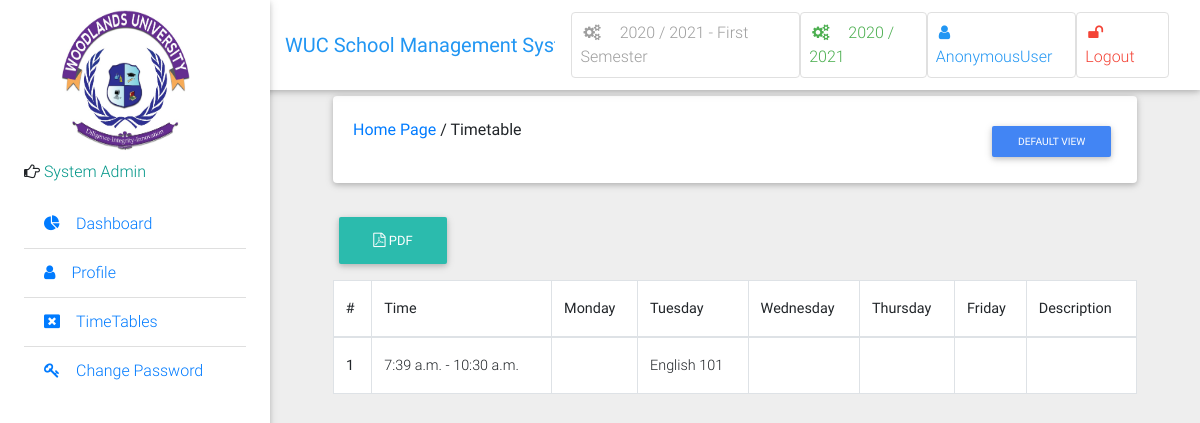
/timetable/by_day, run on an earlier commit of the app's database.
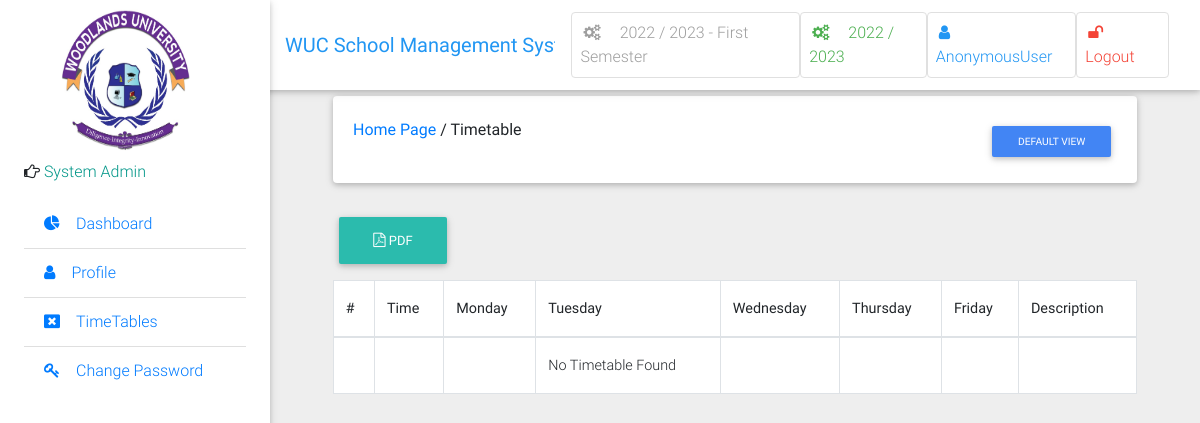
And on a later commit of the database.
### school/models.py (models this page shows, shortened)
class Semester(models.Model):
    semester = models.CharField(max_length=10, choices=SEMESTER, blank=True)
    is_current_semester = models.BooleanField(default=False, blank=True, null=True)
    session = models.ForeignKey(Session, on_delete=models.CASCADE, blank=True, null=True)
    next_semester_begins = models.DateField(null=True, blank=True)
    def __str__(self):
        return str(self.session) + ' - ' + str(self.semester)

class Session(models.Model):
    session = models.CharField(max_length=200, unique=True)
    is_current_session = models.BooleanField(default=False, blank=True, null=True)
    next_session_begins = models.DateField(blank=True, null=True)
    def __str__(self):
        return self.session

class Timetable(models.Model):
    course = models.ForeignKey(Course, on_delete=models.CASCADE)
    day = models.CharField('Day', choices=DAYS, max_length=20)
    start_time = models.TimeField('Start Time', )
    end_time = models.TimeField('End Time', )
    venue = models.CharField('Venue', max_length=200, null=True, blank=True, help_text='Optional')
    description = models.CharField('Description', max_length=200, null=True, blank=True, help_text='Optional')

class Course(models.Model):
    courseTitle = models.CharField(max_length=200)
    courseCode = models.CharField(max_length=200, unique=True)
    courseUnit = models.CharField(max_length=200)
    description = models.TextField(max_length=200, blank=True)
    level = models.ForeignKey(Level, verbose_name='Grade', default='', on_delete=models.CASCADE)
    semester = models.ForeignKey(Semester, on_delete=models.CASCADE)
    is_elective = models.BooleanField(default=False, blank=True, null=True)

### school/views.py (the view)
# urls.py: path('timetable/by_day', views.timetable_by_day, name='timetable_by_day'),
def timetable_by_day(request):
    timetables = Timetable.objects.all()
    return render(request, 'administrator/timetable_by_day.html',
                  {
                      'timetables': timetables,
                  })

### school/context_processors.py (called while the page is built)
def session_processor(request):
	current_session = Session.objects.get(is_current_session=True)
	return {"current_session": current_session}

def semester_processor(request):
	current_semester = Semester.objects.get(is_current_semester=True)
	return {"current_semester": current_semester}

### school/templates/administrator/timetable_by_day.html (shortened to what this page needs)
{% extends 'school/base.html' %}
{% block side_bar %}
    {% include 'school/partial_active_element.html' with active='course_list' %}
{% endblock side_bar %}
{% block content %}
    <div class="container-fluid mt-5">
        <div class="card mb-4 wow fadeIn">
            <div class="card-body d-sm-flex justify-content-between">
                <h6 class="mb-2 mb-sm-0 pt-1">
                    <a href="/">Home Page</a>
                    <span>/</span>
                    <span>Timetable</span>
                </h6>
                <h6 class="mb-2 mb-sm-0 pt-1">
                    <a href="{% url 'timetable_all' %}" class="btn btn-primary btn-sm">Default View</a>
                </h6>
            </div>
        </div>
        {% if not request.user.is_superuser %}
            <h6 class="mb-2 mb-sm-0 pt-1">
                <a class="btn btn-default btn-rounded mb-3" href="{% url 'timetable_all_report' %}"
                   class="btn btn-default btn-rounded mb-4">
                    <i class="fa fa-file-pdf-o" aria-hidden="true"></i> PDF
                </a>
            </h6>
        {% endif %}
        <div class="table-wrapper-scroll-y">
            <table class="table table-bordered" style="background-color: white">
                <thead>
                <tr>
                    <th scope="col">#</th>
                    <th scope="col">Time</th>
                    <th scope="col">Monday</th>
                    <th scope="col">Tuesday</th>
                    <th scope="col">Wednesday</th>
                    <th scope="col">Thursday</th>
                    <th scope="col">Friday</th>
                    <th scope="col">Description</th>
                </tr>
                </thead>
                {% for timetable in timetables %}
                    <tbody>
                    <tr>
                        <th scope="row">{{ forloop.counter }}</th>
                        <td>{{ timetable.start_time }} - {{ timetable.end_time }}</td>
                        {% if timetable.day == 'Mon' %}
                            <td></td>
                            <td>{{ timetable.course.courseTitle }} {{ timetable.course.courseCode }}</td>
                            <td></td>
                            <td></td>
                            <td></td>
                            <td></td>
                        {% endif %}
                    </tr>
                    </tbody>
                {% empty %}
                    <tbody>
                    <tr>
                        <td></td>
                        <td></td>
                        <td></td>
                        <td>
          <span class="text-center">
          No Timetable Found
          </span>
                        </td>
                        <td></td>
                        <td></td>
                        <td></td>
                    </tr>
                    </tbody>
                {% endfor %}
            </table>
        </div>
    </div>
    <br>
{% endblock %}

### school/templates/school/base.html (shortened to what this page needs)
{% load static %}
<!DOCTYPE html>
<html lang="en">
<head>
    <link rel="stylesheet" href="https://cdn.datatables.net/1.10.20/css/jquery.dataTables.min.css">
    <link rel="stylesheet" href="https://cdn.datatables.net/buttons/1.6.1/css/buttons.dataTables.min.css">
    <link rel="stylesheet" href="https://maxcdn.bootstrapcdn.com/font-awesome/4.7.0/css/font-awesome.min.css">
    <link href="{% static 'school/css/bootstrap.min.css' %}" rel="stylesheet">
    <link href="{% static 'school/css/mdb.min.css' %}" rel="stylesheet">
    <link href="{% static 'school/css/style.css' %}" rel="stylesheet">
    <link rel="stylesheet" type="text/css" href="https://cdn.datatables.net/1.10.20/css/jquery.dataTables.css">
{% include 'school/small-screen-navbar.html'%}
</head>
<body class="grey lighten-3">
<header>
    <nav class="navbar fixed-top navbar-expand-lg navbar-light white scrolling-navbar">
        <div class="container-fluid">
            <a class="navbar-brand waves-effect" href="/">
                <strong class="blue-text">WUC School Management System</strong>
            </a>
            <div class="collapse navbar-collapse" id="navbarSupportedContent">
                <ul class="navbar-nav nav-flex-icons">
                    <li class="nav-item">
                        <a href="{% if request.user.is_superuser %}{% url 'manage_semester' %}{% else %}#{% endif %}"
                           class="nav-link border border-light grey-text rounded waves-effect">
                            <i class="fa fa-cogs mr-3"></i>{{ current_semester }} Semester
                        </a>
                    </li>
                    <li class="nav-item">
                        <a href="{% if request.user.is_superuser %}{% url 'manage_session' %}{% else %}#{% endif %}"
                           class="nav-link border border-light green-text rounded waves-effect">
                            <i class="fa fa-cogs mr-3"></i>{{ current_session }}
                        </a>
                    </li>
                    <li class="nav-item">
                        <a href="{% url 'profile' %}"
                           class="nav-link border border-light rounded waves-effect blue-text">
                            <i class="fa fa-user mr-3"></i>{{ user|capfirst }}
                        </a>
                    </li>
                    <li class="nav-item">
                        <a href="/accounts/logout/" class="nav-link border border-light rounded waves-effect red-text">
                            <i class="fa fa-unlock mr-3"></i>Logout
                        </a>
                    </li>
                </ul>
            </div>
        </div>
    </nav>
    <div class="sidebar-fixed position-fixed">
        <img src="{% static 'img/logo.jpg' %}" id="icon" class="logo" style="margin-left: 30px; height: 160px;">
        {% if request.user.is_lecturer %}
            <p><i class="fa fa-hand-o-right" aria-hidden="true"></i>
                <span class="teal-text text-center"> Lecturer</span></p>
        {% elif request.user.is_student %}
            <p><i class="fa fa-hand-o-right" aria-hidden="true"></i>
                <span class="teal-text text-center"> Student</span></p>
        {% elif request.user.is_parent %}
            <p><i class="fa fa-hand-o-right" aria-hidden="true"></i>
                <span class="teal-text text-center"> Parent</span></p>
        {% elif request.user.is_librarian %}
            <p><i class="fa fa-hand-o-right" aria-hidden="true"></i>
                <span class="teal-text text-center"> Library</span></p>
        {% else %}
            <p><i class="fa fa-hand-o-right" aria-hidden="true"></i>
                <span class="teal-text text-center"> System Admin</span></p>
        {% endif %}
        <div class="dashboard">
            {% block side_bar %}{% endblock side_bar %}
        </div>
    </div>
</header>
<main class="pt-5 mx-lg-5">
    {% block content %} {% endblock %}
</main>
</body>
</html>

What changed in the data, as far as the page shows it:
no longer on this page (row edited): Semester: session+semester "2020 / 2021 - First"
removed Timetable: start_time "7:39 a.m.", end_time "10:30 a.m.", course.courseTitle "English", course.courseCode "101"
added Semester: session+semester "2022 / 2023 - First"
changed Session: session "2020 / 2021" → "2022 / 2023"
Also different on the page:
text now shown: "No Timetable Found"
